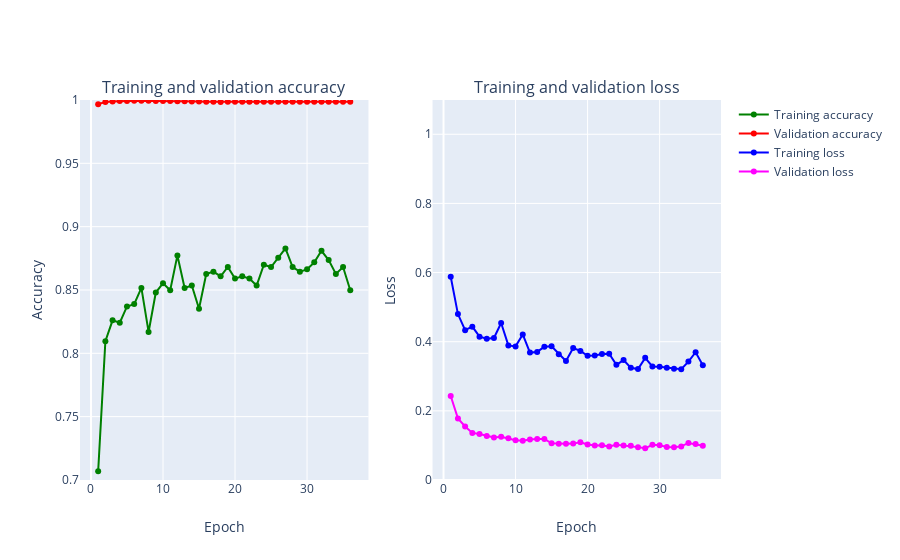

Notebook cell for this chart:
### Code cell
from plotly.subplots import make_subplots
import plotly.graph_objects as go
from plotly.offline import iplot

def create_trace(x,y,ylabel,color):
        trace = go.Scatter(
            x = x,y = y,
            name=ylabel,
            marker=dict(color=color),
            mode = "markers+lines",
            text=x
        )
        return trace
    
def plot_accuracy_and_loss(train_model):
    hist = train_model.history
    acc = hist['acc']
    val_acc = hist['val_acc']
    loss = hist['loss']
    val_loss = hist['val_loss']
    epochs = list(range(1,len(acc)+1))
    
    trace_ta = create_trace(epochs,acc,"Training accuracy", "Green")
    trace_va = create_trace(epochs,val_acc,"Validation accuracy", "Red")
    trace_tl = create_trace(epochs,loss,"Training loss", "Blue")
    trace_vl = create_trace(epochs,val_loss,"Validation loss", "Magenta")
   
    fig = make_subplots(rows=1,cols=2, subplot_titles=('Training and validation accuracy',
                                                             'Training and validation loss'))
    fig.append_trace(trace_ta,1,1)
    fig.append_trace(trace_va,1,1)
    fig.append_trace(trace_tl,1,2)
    fig.append_trace(trace_vl,1,2)
    fig['layout']['xaxis'].update(title = 'Epoch')
    fig['layout']['xaxis2'].update(title = 'Epoch')
    fig['layout']['yaxis'].update(title = 'Accuracy', range=[acc[0]-0.007,1])
    fig['layout']['yaxis2'].update(title = 'Loss', range=[0,val_loss[-1]+1])

    
    iplot(fig, filename='accuracy-loss')

plot_accuracy_and_loss(train_model1)

### Figure 1 — Plotly figure (JSON) as saved in the notebook; plotly's stock layout.template omitted (floating-point values rounded to 4 significant figures)
{"data": [{"marker": {"color": "Green"}, "mode": "markers+lines", "name": "Training accuracy", "text": ["1", "2", "3", "4", "5", "6", "7", "8", "9", "10", "11", "12", "13", "14", "15", "16", "17", "18", "19", "20", "21", "22", "23", "24", "25", "26", "27", "28", "29", "30", "31", "32", "33", "34", "35", "36"], "type": "scatter", "x": [1, 2, 3, 4, 5, 6, 7, 8, 9, 10, 11, 12, 13, 14, 15, 16, 17, 18, 19, 20, 21, 22, 23, 24, 25, 26, 27, 28, 29, 30, 31, 32, 33, 34, 35, 36], "xaxis": "x", "y": [0.707, 0.8095, 0.826, 0.8242, 0.837, 0.8388, 0.8516, 0.8168, 0.848, 0.8553, 0.8498, 0.8773, 0.8516, 0.8535, 0.8352, 0.8626, 0.8645, 0.8608, 0.8681, 0.859, 0.8608, 0.859, 0.8535, 0.87, 0.8681, 0.8755, 0.8828, 0.8681, 0.8645, 0.8663, 0.8718, 0.881, 0.8736, 0.8626, 0.8681, 0.8498], "yaxis": "y"}, {"marker": {"color": "Red"}, "mode": "markers+lines", "name": "Validation accuracy", "text": ["1", "2", "3", "4", "5", "6", "7", "8", "9", "10", "11", "12", "13", "14", "15", "16", "17", "18", "19", "20", "21", "22", "23", "24", "25", "26", "27", "28", "29", "30", "31", "32", "33", "34", "35", "36"], "type": "scatter", "x": [1, 2, 3, 4, 5, 6, 7, 8, 9, 10, 11, 12, 13, 14, 15, 16, 17, 18, 19, 20, 21, 22, 23, 24, 25, 26, 27, 28, 29, 30, 31, 32, 33, 34, 35, 36], "xaxis": "x", "y": [0.9967, 0.9984, 0.9988, 0.9993, 0.9993, 0.9994, 0.9994, 0.9993, 0.9993, 0.9992, 0.9992, 0.9991, 0.999, 0.9988, 0.9988, 0.9986, 0.9985, 0.9984, 0.9985, 0.9986, 0.9986, 0.9986, 0.9987, 0.9986, 0.9987, 0.9987, 0.9987, 0.9986, 0.9986, 0.9986, 0.9986, 0.9986, 0.9986, 0.9986, 0.9986, 0.9986], "yaxis": "y"}, {"marker": {"color": "Blue"}, "mode": "markers+lines", "name": "Training loss", "text": ["1", "2", "3", "4", "5", "6", "7", "8", "9", "10", "11", "12", "13", "14", "15", "16", "17", "18", "19", "20", "21", "22", "23", "24", "25", "26", "27", "28", "29", "30", "31", "32", "33", "34", "35", "36"], "type": "scatter", "x": [1, 2, 3, 4, 5, 6, 7, 8, 9, 10, 11, 12, 13, 14, 15, 16, 17, 18, 19, 20, 21, 22, 23, 24, 25, 26, 27, 28, 29, 30, 31, 32, 33, 34, 35, 36], "xaxis": "x2", "y": [0.5877, 0.4799, 0.4335, 0.4436, 0.4146, 0.4084, 0.4107, 0.4541, 0.3893, 0.3865, 0.4212, 0.3685, 0.3705, 0.3856, 0.3866, 0.3638, 0.3441, 0.3817, 0.3733, 0.3595, 0.3603, 0.3647, 0.3651, 0.3331, 0.3468, 0.3247, 0.3208, 0.3532, 0.3283, 0.3272, 0.3247, 0.322, 0.3204, 0.3426, 0.3695, 0.332], "yaxis": "y2"}, {"marker": {"color": "Magenta"}, "mode": "markers+lines", "name": "Validation loss", "text": ["1", "2", "3", "4", "5", "6", "7", "8", "9", "10", "11", "12", "13", "14", "15", "16", "17", "18", "19", "20", "21", "22", "23", "24", "25", "26", "27", "28", "29", "30", "31", "32", "33", "34", "35", "36"], "type": "scatter", "x": [1, 2, 3, 4, 5, 6, 7, 8, 9, 10, 11, 12, 13, 14, 15, 16, 17, 18, 19, 20, 21, 22, 23, 24, 25, 26, 27, 28, 29, 30, 31, 32, 33, 34, 35, 36], "xaxis": "x2", "y": [0.2429, 0.1782, 0.1548, 0.1362, 0.1333, 0.1273, 0.1232, 0.1254, 0.121, 0.115, 0.1132, 0.1174, 0.119, 0.1186, 0.1063, 0.1051, 0.1048, 0.1052, 0.1091, 0.1026, 0.09993, 0.1006, 0.09674, 0.1021, 0.09978, 0.09875, 0.09507, 0.09174, 0.1019, 0.1005, 0.09563, 0.09495, 0.09724, 0.1072, 0.1039, 0.09913], "yaxis": "y2"}], "layout": {"annotations": [{"font": {"size": 16}, "showarrow": false, "text": "Training and validation accuracy", "x": 0.225, "xanchor": "center", "xref": "paper", "y": 1, "yanchor": "bottom", "yref": "paper"}, {"font": {"size": 16}, "showarrow": false, "text": "Training and validation loss", "x": 0.775, "xanchor": "center", "xref": "paper", "y": 1, "yanchor": "bottom", "yref": "paper"}], "xaxis": {"anchor": "y", "domain": [0, 0.45], "title": {"text": "Epoch"}}, "xaxis2": {"anchor": "y2", "domain": [0.55, 1], "title": {"text": "Epoch"}}, "yaxis": {"anchor": "x", "domain": [0, 1], "range": [0.7, 1], "title": {"text": "Accuracy"}}, "yaxis2": {"anchor": "x2", "domain": [0, 1], "range": [0, 1.099], "title": {"text": "Loss"}}}}
